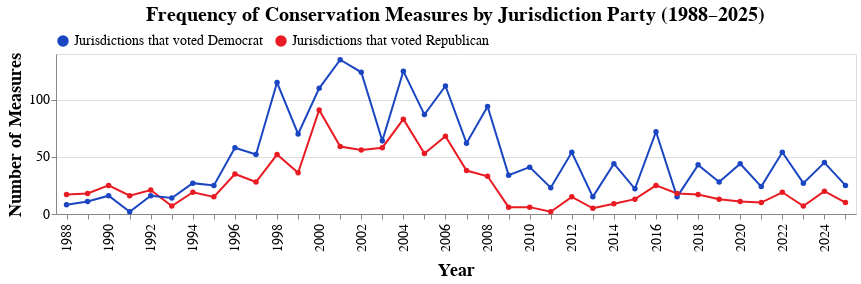

The notebook cell saved with this chart:
### Markdown cell above
# Are measures proposed more in Democratic-voting jurisdictions?

### Code cell
df = (
    votes
    .filter(_.party.isin(["Democrat", "Republican"]))
    .group_by(_.year, _.party)
    .aggregate(freq=_.count())
    .order_by('year')
    .execute()
)

chart = year_line(
    df,
    y="freq",
    group="party",
    title="Frequency of Conservation Measures by Jurisdiction Party (1988–2025)",
    y_title="Number of Measures",
    stat='count'
)

chart.save('number_measures_party.png', ppi=200)
chart

### Figure 1 — Vega-Lite specification as saved in the notebook (floating-point values rounded to 4 significant figures)
{"config": {"view": {"continuousWidth": 300, "continuousHeight": 300}}, "data": {"name": "data-c6dbaf9aa40cf10761886a60a359d482"}, "mark": {"type": "line", "point": true}, "encoding": {"color": {"field": "party_label", "legend": {"direction": "horizontal", "labelFontSize": 14, "labelLimit": 500, "offset": 5, "orient": "top", "title": null}, "scale": {"domain": ["Jurisdictions that voted Democrat", "Jurisdictions that voted Republican"], "range": ["#1b46c2", "#E81B23"]}, "type": "nominal"}, "x": {"axis": {"labelExpr": "(toNumber(datum.value) % 2 === 0) ? datum.value : ''", "labelFontSize": 14, "labelPadding": 4, "titleFontSize": 18, "titlePadding": 10}, "field": "year", "title": "Year", "type": "ordinal"}, "y": {"axis": {"format": "d", "labelFontSize": 14, "titleFontSize": 18}, "field": "freq", "title": "Number of Measures", "type": "quantitative"}}, "height": 160, "title": {"text": "Frequency of Conservation Measures by Jurisdiction Party (1988–2025)", "dy": -5, "fontSize": 20}, "transform": [{"calculate": "datum['party'] === 'Republican' ? 'Jurisdictions that voted Republican' : datum['party'] === 'Democrat' ? 'Jurisdictions that voted Democrat' : datum['party']", "as": "party_label"}], "width": 800, "$schema": "https://vega.github.io/schema/vega-lite/v5.17.0.json", "datasets": {"data-c6dbaf9aa40cf10761886a60a359d482": [{"year": 1988, "party": "Republican", "freq": 17}, {"year": 1988, "party": "Democrat", "freq": 8}, {"year": 1989, "party": "Republican", "freq": 18}, {"year": 1989, "party": "Democrat", "freq": 11}, {"year": 1990, "party": "Democrat", "freq": 16}, {"year": 1990, "party": "Republican", "freq": 25}, {"year": 1991, "party": "Democrat", "freq": 2}, {"year": 1991, "party": "Republican", "freq": 16}, {"year": 1992, "party": "Democrat", "freq": 16}, {"year": 1992, "party": "Republican", "freq": 21}, {"year": 1993, "party": "Democrat", "freq": 14}, {"year": 1993, "party": "Republican", "freq": 7}, {"year": 1994, "party": "Republican", "freq": 19}, {"year": 1994, "party": "Democrat", "freq": 27}, {"year": 1995, "party": "Democrat", "freq": 25}, {"year": 1995, "party": "Republican", "freq": 15}, {"year": 1996, "party": "Democrat", "freq": 58}, {"year": 1996, "party": "Republican", "freq": 35}, {"year": 1997, "party": "Democrat", "freq": 52}, {"year": 1997, "party": "Republican", "freq": 28}, {"year": 1998, "party": "Republican", "freq": 52}, {"year": 1998, "party": "Democrat", "freq": 115}, {"year": 1999, "party": "Republican", "freq": 36}, {"year": 1999, "party": "Democrat", "freq": 70}, {"year": 2000, "party": "Democrat", "freq": 110}, {"year": 2000, "party": "Republican", "freq": 91}, {"year": 2001, "party": "Democrat", "freq": 135}, {"year": 2001, "party": "Republican", "freq": 59}, {"year": 2002, "party": "Democrat", "freq": 124}, {"year": 2002, "party": "Republican", "freq": 56}, {"year": 2003, "party": "Republican", "freq": 58}, {"year": 2003, "party": "Democrat", "freq": 64}, {"year": 2004, "party": "Democrat", "freq": 125}, {"year": 2004, "party": "Republican", "freq": 83}, {"year": 2005, "party": "Democrat", "freq": 87}, {"year": 2005, "party": "Republican", "freq": 53}, {"year": 2006, "party": "Democrat", "freq": 112}, {"year": 2006, "party": "Republican", "freq": 68}, {"year": 2007, "party": "Republican", "freq": 38}, {"year": 2007, "party": "Democrat", "freq": 62}, {"year": 2008, "party": "Republican", "freq": 33}, {"year": 2008, "party": "Democrat", "freq": 94}, {"year": 2009, "party": "Republican", "freq": 6}, {"year": 2009, "party": "Democrat", "freq": 34}, {"year": 2010, "party": "Democrat", "freq": 41}, {"year": 2010, "party": "Republican", "freq": 6}, {"year": 2011, "party": "Republican", "freq": 2}, {"year": 2011, "party": "Democrat", "freq": 23}, {"year": 2012, "party": "Republican", "freq": 15}, {"year": 2012, "party": "Democrat", "freq": 54}, {"year": 2013, "party": "Democrat", "freq": 15}, {"year": 2013, "party": "Republican", "freq": 5}, {"year": 2014, "party": "Democrat", "freq": 44}, {"year": 2014, "party": "Republican", "freq": 9}, {"year": 2015, "party": "Democrat", "freq": 22}, {"year": 2015, "party": "Republican", "freq": 13}, {"year": 2016, "party": "Republican", "freq": 25}, {"year": 2016, "party": "Democrat", "freq": 72}, {"year": 2017, "party": "Democrat", "freq": 15}, {"year": 2017, "party": "Republican", "freq": 18}, {"year": 2018, "party": "Republican", "freq": 17}, {"year": 2018, "party": "Democrat", "freq": 43}, {"year": 2019, "party": "Democrat", "freq": 28}, {"year": 2019, "party": "Republican", "freq": 13}, {"year": 2020, "party": "Democrat", "freq": 44}, {"year": 2020, "party": "Republican", "freq": 11}, {"year": 2021, "party": "Republican", "freq": 10}, {"year": 2021, "party": "Democrat", "freq": 24}, {"year": 2022, "party": "Republican", "freq": 19}, {"year": 2022, "party": "Democrat", "freq": 54}, {"year": 2023, "party": "Republican", "freq": 7}, {"year": 2023, "party": "Democrat", "freq": 27}, {"year": 2024, "party": "Democrat", "freq": 45}, {"year": 2024, "party": "Republican", "freq": 20}, {"year": 2025, "party": "Republican", "freq": 10}, {"year": 2025, "party": "Democrat", "freq": 25}]}}
